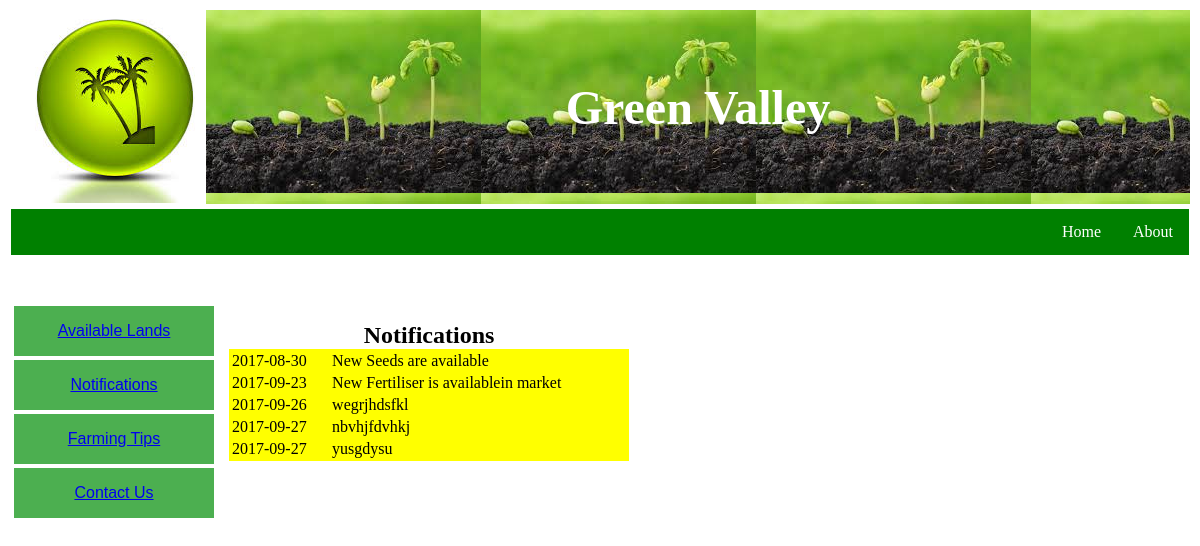
/userviewnoti.php, run on the app's committed database.
### tables this page shows
CREATE TABLE IF NOT EXISTS `notification` (
  `notid` int(11) NOT NULL AUTO_INCREMENT,
  `notification` varchar(200) NOT NULL,
  `date` date NOT NULL,
  PRIMARY KEY (`notid`)
);

### userviewnoti.php (the view, shortened to what this page needs)
<html>
<head>
</head>
<body>
<table>
<tr><td><img src="images11.png">
<td  align="center" width="100%" style="background-image:url(download4.png)"><font face="Comic Sans MS" size=40 color="white"><b> Green Valley</b></font> </td>
</tr>
</table>
<table align="right" width="100%" background color=red><tr><td><ul>
  <li><a href="about.php">About</a></li>
 <li><a href="index.php">Home</a></li>
</ul>
</table>
<table><tr><td>
<table style="display: inline-block; float: left; ">
<tr>
<td style="height:40px">
<tr><td style="height:40px"><button onClick="Available.php" style="width:200px;"><a href="userav.php">Available Lands</a></button></td></tr>
<tr><td style="height:40px"><button style="width:200px;"><a href="userviewnoti.php">Notifications</a></button></td></tr>
<tr><td style="height:40px"><button style="width:200px;"><a href="ordftips.php"> Farming Tips</a></button></td></tr>
<tr><td style="height:40px"><button style="width:200px;"><a href="ordcontact.php">Contact Us</a></button></td></tr>
</table></td>
<td> </td> <td></td>
<td>
<table width="400"  align="center" cellpadding="1" style="background-color:yellow">
<caption><b><font size=5>Notifications</b></caption>
     <?php
include 'connection.php';
$result ="SELECT * FROM notification";
$result3=mysqli_query($con,$result);
    while($row=mysqli_fetch_array($result3))
    {
    ?>
        <tr>
          <td><?php echo $row['date']; ?></td>
          <td><?php echo $row['notification']; ?></td>
          </tr>
  <?php
  }
  ?>
  </td></tr>
</table>
</body>
</html>

### userviewnoti.php (style rules this page uses)
ul { list-style-type: none; margin: 0; padding: 0; overflow: hidden; background-color:green; }
li { float: right; }
li a { display: inline-block; color: white; text-align: center; padding: 14px 16px; text-decoration: none; }
button { background-color: #4CAF50; border: none; color: white; padding: 15px 32px; text-align: center; text-decoration: bold; display: inline-block; font-size: 16px; height:50px; }

### data on the page
notification: date "2017-08-30", notification "New Seeds are available"
notification: date "2017-09-23", notification "New Fertiliser is availablein market"
notification: date "2017-09-26", notification "wegrjhdsfkl"
notification: date "2017-09-27", notification "nbvhjfdvhkj"
notification: date "2017-09-27", notification "yusgdysu"
